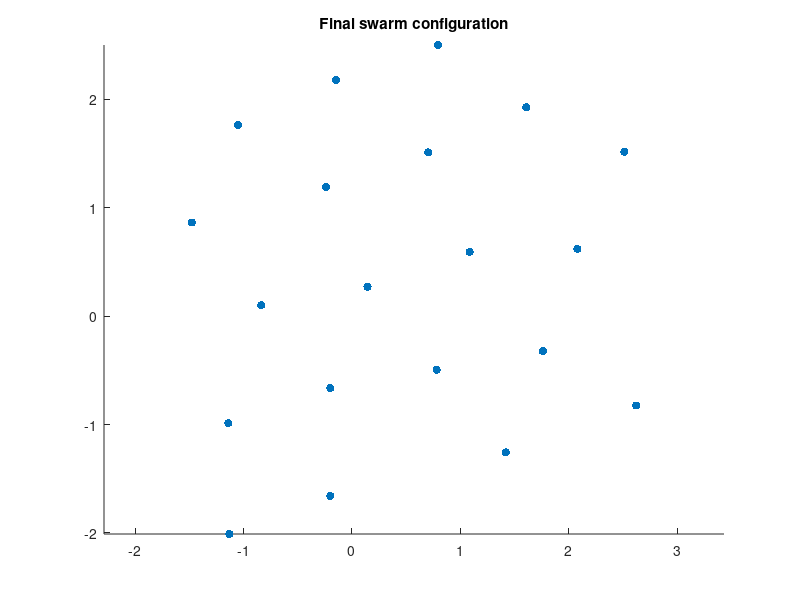

Reproduce this figure in MATLAB.
% Parameters
N   = 20;
d   = 2;
a   = 0.5;
b   = 1.0;
eps = 1e-2;
R   = 1.0;
h   = 0.02;
steps = 1000;

% Initialize positions
rng(0);
x = -2 + 4 * rand(N, d);

phi_prime = @(r) 2*a*r - b./(r + eps);

for k = 1:steps
    x_new = x;
    for i = 1:N
        force = zeros(1, d);
        for j = 1:N
            if i == j, continue; end
            diff = x(i,:) - x(j,:);
            dist = norm(diff);
            if dist < 1e-6 || dist > R, continue; end
            fmag = phi_prime(dist);
            force = force + (fmag / dist) * diff;
        end
        x_new(i,:) = x(i,:) - h * force;
    end
    x = x_new;
end

scatter(x(:,1), x(:,2), 'filled');
axis equal;
title('Final swarm configuration');
      
